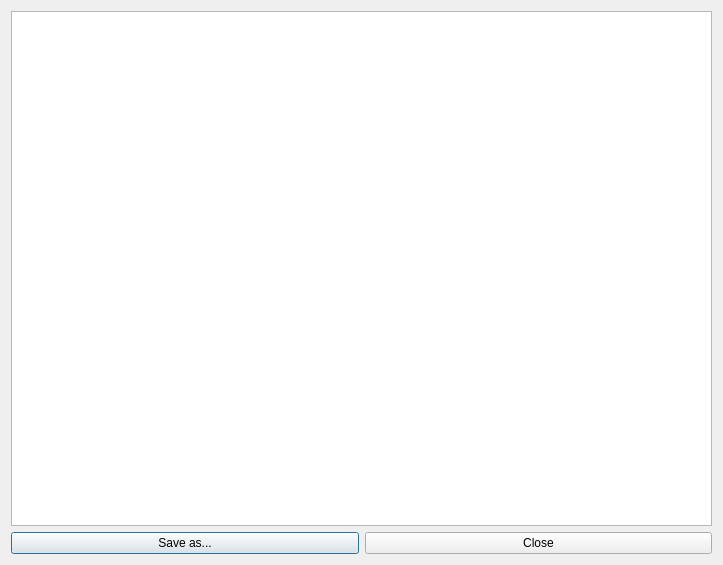
<?xml version="1.0" encoding="UTF-8"?>
<ui version="4.0">
 <class>ClipboardWindow</class>
 <widget class="QDialog" name="ClipboardWindow">
  <property name="geometry">
   <rect>
    <x>0</x>
    <y>0</y>
    <width>723</width>
    <height>565</height>
   </rect>
  </property>
  <property name="windowTitle">
   <string>Dialog</string>
  </property>
  <property name="windowIcon">
   <iconset resource="Resources.qrc">
    <normaloff>:/images/icon</normaloff>:/images/icon</iconset>
  </property>
  <layout class="QGridLayout" name="gridLayout">
   <item row="0" column="0" colspan="2">
    <widget class="QTextBrowser" name="clipboardBrowser"/>
   </item>
   <item row="1" column="0">
    <widget class="QPushButton" name="saveButton">
     <property name="text">
      <string>Save as...</string>
     </property>
     <property name="shortcut">
      <string>Ctrl+S</string>
     </property>
    </widget>
   </item>
   <item row="1" column="1">
    <widget class="QPushButton" name="closeButton">
     <property name="text">
      <string>Close</string>
     </property>
     <property name="shortcut">
      <string>Esc</string>
     </property>
    </widget>
   </item>
  </layout>
 </widget>
 <resources>
  <include location="Resources.qrc"/>
 </resources>
 <connections>
  <connection>
   <sender>closeButton</sender>
   <signal>clicked()</signal>
   <receiver>ClipboardWindow</receiver>
   <slot>close()</slot>
   <hints>
    <hint type="sourcelabel">
     <x>422</x>
     <y>543</y>
    </hint>
    <hint type="destinationlabel">
     <x>420</x>
     <y>568</y>
    </hint>
   </hints>
  </connection>
 </connections>
</ui>
